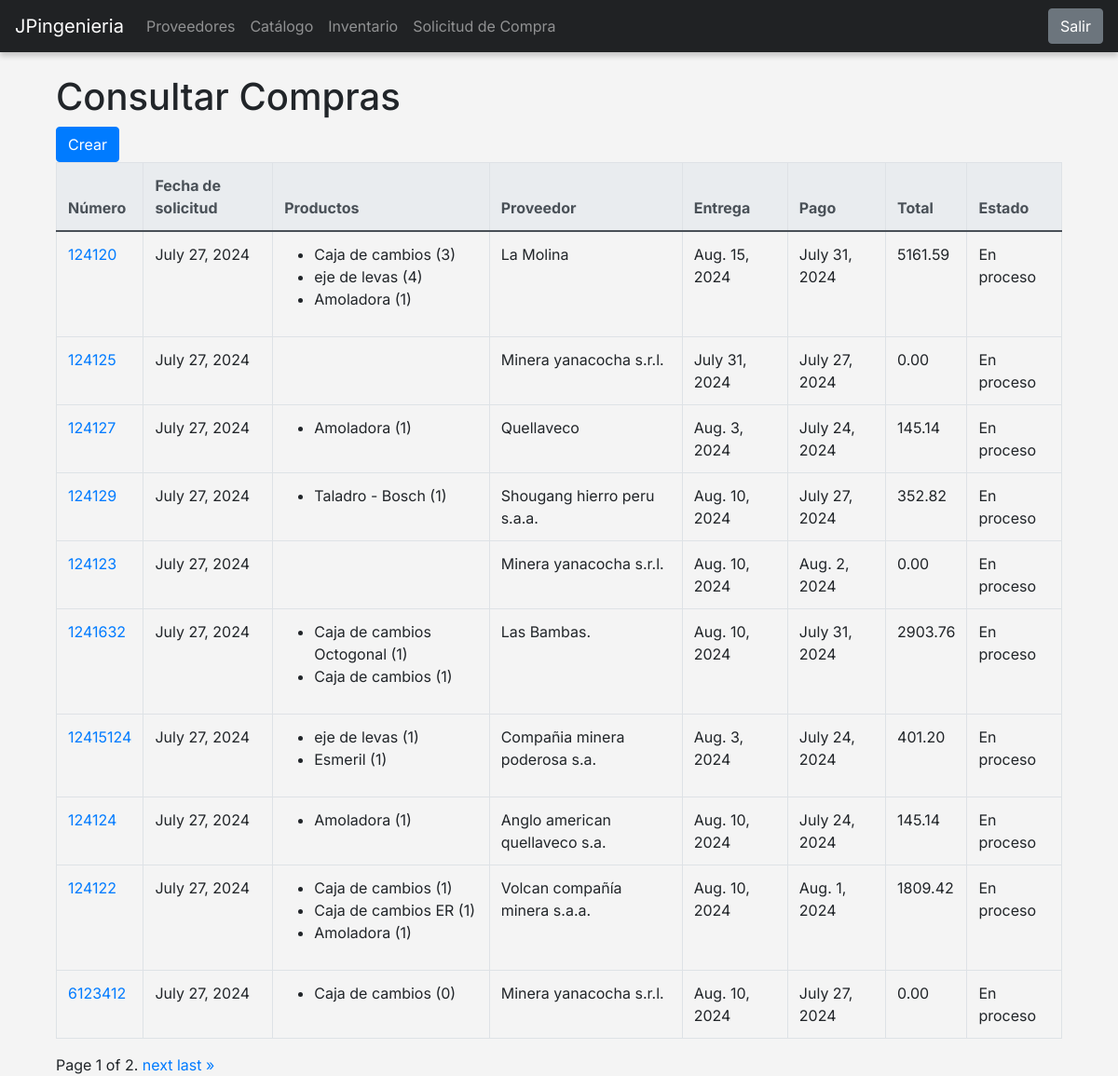
Screenshot of /solicitud/solicitudes/ with the database file from the repository.
### api/models.py (models this page shows, shortened)
class SolicitudCompra(models.Model):
    numero = models.CharField(max_length=20, unique=True)
    fecha = models.DateField(auto_now_add=True)
    productos = models.ManyToManyField(Catalogue, through='SolicitudProducto', blank=True)
    proveedor = models.ForeignKey(Proveedor, on_delete=models.CASCADE)
    entrega = models.DateField()
    pago = models.DateField()
    estado = models.CharField(max_length=50)

class Catalogue(models.Model):
    nombre = models.CharField(max_length=250)
    precio = models.DecimalField(max_digits=10, decimal_places=2)
    descripcion = models.CharField(max_length=250)
    proveedor = models.ForeignKey(Proveedor, on_delete=models.CASCADE)

class Proveedor(models.Model):
    nombre_empresa = models.CharField(max_length=100)
    ruc = models.CharField(max_length=13, unique=True)
    direccion = models.CharField(max_length=255)
    nombre_contacto = models.CharField(max_length=100)
    telefonos = models.CharField(max_length=100)
    observaciones = models.TextField(blank=True, null=True)

### solicitud/views.py (the view)
# urls.py: path('solicitudes/', lista_solicitudes_compra, name='lista_solicitudes_compra'),
def lista_solicitudes_compra(request):
    solicitud_list = SolicitudCompra.objects.all().prefetch_related('productos', 'solicitudproducto_set')
    data = []
    for solicitud in solicitud_list:
        if not solicitud.numero:  # Asegúrate de que el número no esté vacío
            continue  # Salta esta solicitud si no tiene número
        productos = []
        total_con_igv = Decimal('0.00')
        for sp in solicitud.solicitudproducto_set.all():
            producto = sp.producto
            subtotal = sp.cantidad * producto.precio  # Usa producto.precio en lugar de sp.precio_unitario
            igv = subtotal * Decimal('0.18')
            total_producto = subtotal + igv
            total_con_igv += total_producto.quantize(Decimal('0.01'), rounding=ROUND_HALF_UP)
            productos.append({
                'nombre': producto.nombre,
                'cantidad': sp.cantidad,
                'precio': producto.precio,
                'total_con_igv': total_producto
            })
        data.append({
            'numero': solicitud.numero,
            'fecha': solicitud.fecha,
            'productos': productos,
            'proveedor': solicitud.proveedor.nombre_empresa,
            'entrega': solicitud.entrega,
            'pago': solicitud.pago,
            'total_con_igv': total_con_igv,
            'estado': solicitud.estado
        })
    paginator = Paginator(data, 10)  # Muestra 10 solicitudes por página
    page_number = request.GET.get('page')
    page_obj = paginator.get_page(page_number)
    return render(request, 'lista.html', {'page_obj': page_obj})

### solicitud/templates/lista.html (shortened to what this page needs)
{% extends "base.html" %}
{% block content %}
<div class="container mt-4">
    <h1>Consultar Compras</h1>
    <a href="{% url 'crear_solicitud_compra' %}" class="btn btn-primary">Crear</a>
    <table class="table table-bordered">
        <thead class="thead-light">
            <tr>
                <th>Número</th>
                <th>Fecha de solicitud</th>
                <th>Productos</th>
                <th>Proveedor</th>
                <th>Entrega</th>
                <th>Pago</th>
                <th>Total</th>
                <th>Estado</th>
            </tr>
        </thead>
        <tbody>
            {% for solicitud in page_obj %}
            <tr>
                <td><a href="{% url 'detalle_solicitud_compra' solicitud.numero %}">{{ solicitud.numero }}</a></td>
                <td>{{ solicitud.fecha }}</td>
                <td>
                    <ul>
                        {% for producto in solicitud.productos %}
                        <li>{{ producto.nombre }} ({{ producto.cantidad }})</li>
                        {% endfor %}
                    </ul>
                </td>
                <td>{{ solicitud.proveedor }}</td>
                <td>{{ solicitud.entrega }}</td>
                <td>{{ solicitud.pago }}</td>
                <td>{{ solicitud.total_con_igv }}</td>
                <td>{{ solicitud.estado }}</td>
            </tr>
            {% endfor %}
        </tbody>
    </table>
    <div>
        <span class="step-links">
            <span class="current">
                Page {{ page_obj.number }} of {{ page_obj.paginator.num_pages }}.
            </span>
            {% if page_obj.has_next %}
                <a href="?page={{ page_obj.next_page_number }}">next</a>
                <a href="?page={{ page_obj.paginator.num_pages }}">last &raquo;</a>
            {% endif %}
        </span>
    </div>
</div>
{% endblock content %}

### logistica/templates/base.html (style rules this page uses)
* { font-family: 'Inter', sans-serif; margin: 0; padding: 0; box-sizing: border-box; }
html, body { margin: 0; padding: 0; width: 100%; height: 100%; background-color: #f4f4f4; }

### rows the page displays
SolicitudCompra: numero "124120", fecha "July 27, 2024", entrega "Aug. 15, 2024", pago "July 31, 2024", estado "En proceso"
Catalogue: nombre "Caja de cambios" "Caja de cambios" "Caja de cambios" "Caja de cambios"
Catalogue: nombre "eje de levas" "eje de levas"
Catalogue: nombre "Amoladora" "Amoladora" "Amoladora" "Amoladora"
Proveedor: proveedor "La Molina"
SolicitudCompra: numero "124125", fecha "July 27, 2024", entrega "July 31, 2024", pago "July 27, 2024", estado "En proceso"
Proveedor: proveedor "Minera yanacocha s.r.l." "Minera yanacocha s.r.l." "Minera yanacocha s.r.l."
SolicitudCompra: numero "124127", fecha "July 27, 2024", entrega "Aug. 3, 2024", pago "July 24, 2024", estado "En proceso"
Proveedor: proveedor "Quellaveco"
SolicitudCompra: numero "124129", fecha "July 27, 2024", entrega "Aug. 10, 2024", pago "July 27, 2024", estado "En proceso"
Catalogue: nombre "Taladro - Bosch"
Proveedor: proveedor "Shougang hierro peru s.a.a."
SolicitudCompra: numero "124123", fecha "July 27, 2024", entrega "Aug. 10, 2024", pago "Aug. 2, 2024", estado "En proceso"
SolicitudCompra: numero "1241632", fecha "July 27, 2024", entrega "Aug. 10, 2024", pago "July 31, 2024", estado "En proceso"
Catalogue: nombre "Caja de cambios Octogonal"
Proveedor: proveedor "Las Bambas."
SolicitudCompra: numero "12415124", fecha "July 27, 2024", entrega "Aug. 3, 2024", pago "July 24, 2024", estado "En proceso"
Catalogue: nombre "Esmeril"
Proveedor: proveedor "Compañia minera poderosa s.a."
SolicitudCompra: numero "124124", fecha "July 27, 2024", entrega "Aug. 10, 2024", pago "July 24, 2024", estado "En proceso"
Proveedor: proveedor "Anglo american quellaveco s.a."
SolicitudCompra: numero "124122", fecha "July 27, 2024", entrega "Aug. 10, 2024", pago "Aug. 1, 2024", estado "En proceso"
Catalogue: nombre "Caja de cambios ER"
Proveedor: proveedor "Volcan compañía minera s.a.a."
SolicitudCompra: numero "6123412", fecha "July 27, 2024", entrega "Aug. 10, 2024", pago "July 27, 2024", estado "En proceso"

### other values shown
{{ producto.cantidad }} "3" "4" "1" "1" "1" "1" "1" "1" "1" "1" "1" "1" "1" "0"
{{ solicitud.total_con_igv }} "5161.59" "0.00" "145.14" "352.82" "0.00" "2903.76" "401.20" "145.14" "1809.42" "0.00"
{{ page_obj.number }} "1"
{{ page_obj.paginator.num_pages }} "2"
